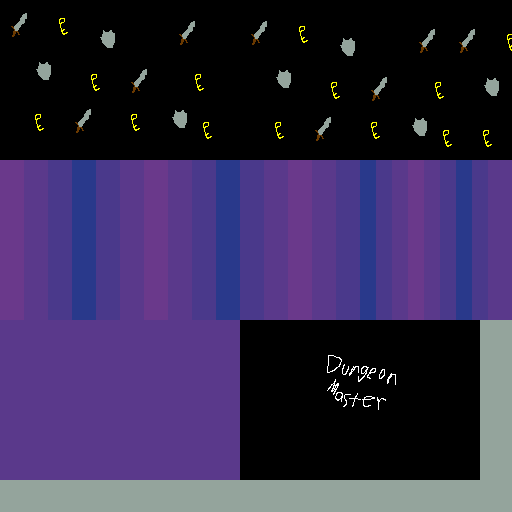

This is a level from a 2D game, rendered from its Tiled map with the project's own tilesets. A one-line summary and the map file follow, with tile-layer data summarised:
An orthogonal 64x64 tile map with 8x8 px tiles, 1 tile layer (Tile Layer 1).

<map version="1.9" tiledversion="1.9.2" orientation="orthogonal" renderorder="right-down" width="64" height="64" tilewidth="8" tileheight="8" infinite="0" nextlayerid="2" nextobjectid="1">
 <editorsettings>
  <export target="tilemapMenu.c" format="gba" />
 </editorsettings>
 <tileset firstgid="1" source="tileset.tsx" />
 <layer id="1" name="Tile Layer 1" width="64" height="64">
  <data>[4096 cells, 4096 non-empty, 114 distinct tile ids]</data>
 </layer>
</map>